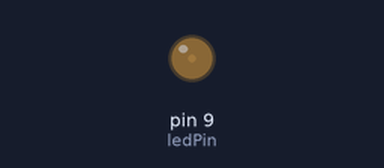
This sketch was run on a simulated Arduino Uno, built with avr-gcc and run on an emulated ATmega328P. Parts: output pins drawn as LEDs (lit = HIGH).

Above: at 0.15 s.
At 8.08 s:
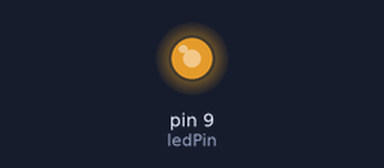
At 16.61 s:
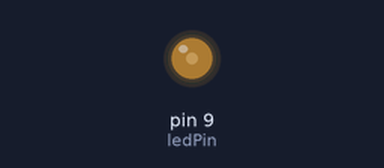
At 35.8 s:
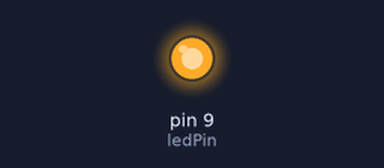
Timing chart, 0 to 40.0 s (numbered marks = the images above):
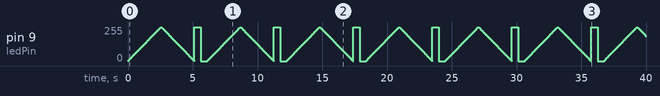

The sketch:

Embedded_Systems_1.ino
```cpp
// ==========================
//  Arduino Sketch
// ==========================

// Variable for LED pin (digital output & PWM)
int ledPin = 9;

void setup() {
  // Initialize digital pin as output
  pinMode(ledPin, OUTPUT);
}

void loop() {
  // --------------------------
  // Analog Output: Fade LED
  // --------------------------
  for (int brightness = 0; brightness <= 255; brightness++) {
    analogWrite(ledPin, brightness); // Increase brightness
    delay(10);
  }
  for (int brightness = 255; brightness >= 0; brightness--) {
    analogWrite(ledPin, brightness); // Decrease brightness
    delay(10);
  }

  // --------------------------
  // Digital Output: Blink LED fully on/off
  // --------------------------
  digitalWrite(ledPin, HIGH); // Turn LED fully on
  delay(500);
  digitalWrite(ledPin, LOW);  // Turn LED off
  delay(500);
}
```
